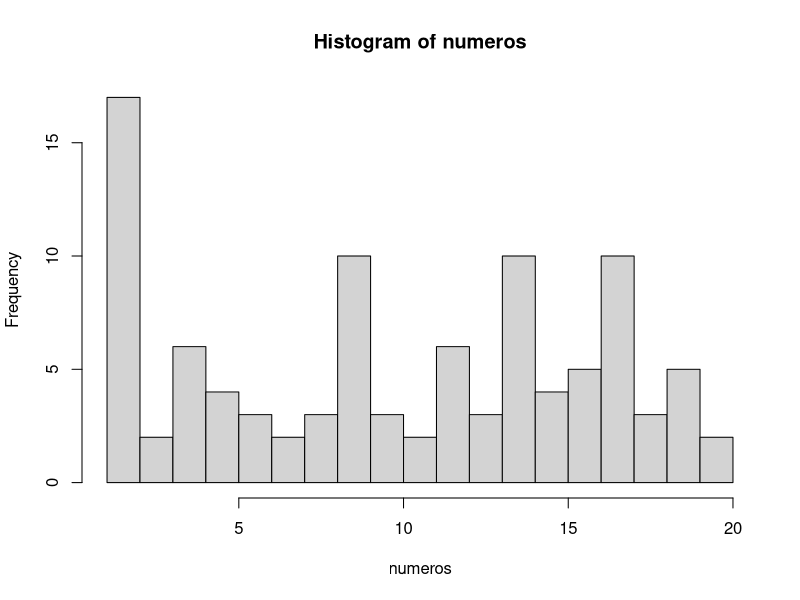

The R source for this figure: (Note: this script raises an error after producing the figure.)
## ---- chunk 1
numeros <- sample(1:20, 100, TRUE)
numeros
## ---- chunk 2
mediana <- median(numeros)
mediana
## ---- chunk 3
media <- mean(numeros)
media
## ---- chunk 4
# El argumento breaks nos permite dividir en histograma en las partes que queramos
hist(numeros, breaks = 20)
## ---- chunk 5
tabla.frecuencias <- data.frame(table(numeros))
tabla.frecuencias
## ---- chunk 6
# Con la función seq, creamos una secuencia de 1 a 10 en intervalos de 0.1 en 0.1
secuencia <- seq(1, 10, 0.1)
muestra <- sample(secuencia, 100, TRUE)
muestra
## ---- chunk 7
# Aquí el cálculo de la mediana 
mediana.muestra <- median(muestra)
mediana.muestra
## ---- chunk 8
# Aquí el cálculo de la media
media.muestra <- mean(muestra)
mediana.muestra
## ---- chunk 9
# Aquí el cálculo de la moda
moda.muestra <- data.frame(table(muestra))
tabla.moda
